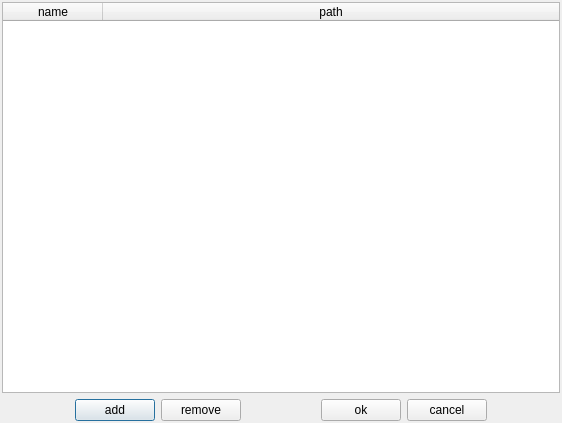
<?xml version="1.0" encoding="UTF-8"?>
<ui version="4.0">
 <class>ArchitectureWidgetList</class>
 <widget class="QDialog" name="ArchitectureWidgetList">
  <property name="geometry">
   <rect>
    <x>0</x>
    <y>0</y>
    <width>562</width>
    <height>423</height>
   </rect>
  </property>
  <property name="windowTitle">
   <string>Architecture Widget List</string>
  </property>
  <layout class="QVBoxLayout" name="verticalLayout">
   <property name="margin">
    <number>2</number>
   </property>
   <item>
    <widget class="QTableWidget" name="mpTable">
     <property name="alternatingRowColors">
      <bool>true</bool>
     </property>
     <property name="selectionBehavior">
      <enum>QAbstractItemView::SelectRows</enum>
     </property>
     <attribute name="horizontalHeaderStretchLastSection">
      <bool>true</bool>
     </attribute>
     <attribute name="verticalHeaderVisible">
      <bool>false</bool>
     </attribute>
     <column>
      <property name="text">
       <string>name</string>
      </property>
     </column>
     <column>
      <property name="text">
       <string>path</string>
      </property>
     </column>
    </widget>
   </item>
   <item>
    <layout class="QHBoxLayout" name="horizontalLayout">
     <item>
      <spacer name="horizontalSpacer_2">
       <property name="orientation">
        <enum>Qt::Horizontal</enum>
       </property>
       <property name="sizeHint" stdset="0">
        <size>
         <width>40</width>
         <height>20</height>
        </size>
       </property>
      </spacer>
     </item>
     <item>
      <widget class="QPushButton" name="mpAddButton">
       <property name="text">
        <string>add</string>
       </property>
      </widget>
     </item>
     <item>
      <widget class="QPushButton" name="mpRemoveButton">
       <property name="text">
        <string>remove</string>
       </property>
      </widget>
     </item>
     <item>
      <spacer name="horizontalSpacer_3">
       <property name="orientation">
        <enum>Qt::Horizontal</enum>
       </property>
       <property name="sizeHint" stdset="0">
        <size>
         <width>40</width>
         <height>20</height>
        </size>
       </property>
      </spacer>
     </item>
     <item>
      <widget class="QPushButton" name="mpOkButon">
       <property name="text">
        <string>ok</string>
       </property>
      </widget>
     </item>
     <item>
      <widget class="QPushButton" name="mpCancelButton">
       <property name="text">
        <string>cancel</string>
       </property>
      </widget>
     </item>
     <item>
      <spacer name="horizontalSpacer">
       <property name="orientation">
        <enum>Qt::Horizontal</enum>
       </property>
       <property name="sizeHint" stdset="0">
        <size>
         <width>40</width>
         <height>20</height>
        </size>
       </property>
      </spacer>
     </item>
    </layout>
   </item>
  </layout>
 </widget>
 <resources/>
 <connections>
  <connection>
   <sender>mpOkButon</sender>
   <signal>clicked()</signal>
   <receiver>ArchitectureWidgetList</receiver>
   <slot>accept()</slot>
   <hints>
    <hint type="sourcelabel">
     <x>359</x>
     <y>406</y>
    </hint>
    <hint type="destinationlabel">
     <x>280</x>
     <y>211</y>
    </hint>
   </hints>
  </connection>
  <connection>
   <sender>mpCancelButton</sender>
   <signal>clicked()</signal>
   <receiver>ArchitectureWidgetList</receiver>
   <slot>reject()</slot>
   <hints>
    <hint type="sourcelabel">
     <x>450</x>
     <y>406</y>
    </hint>
    <hint type="destinationlabel">
     <x>280</x>
     <y>211</y>
    </hint>
   </hints>
  </connection>
 </connections>
</ui>
